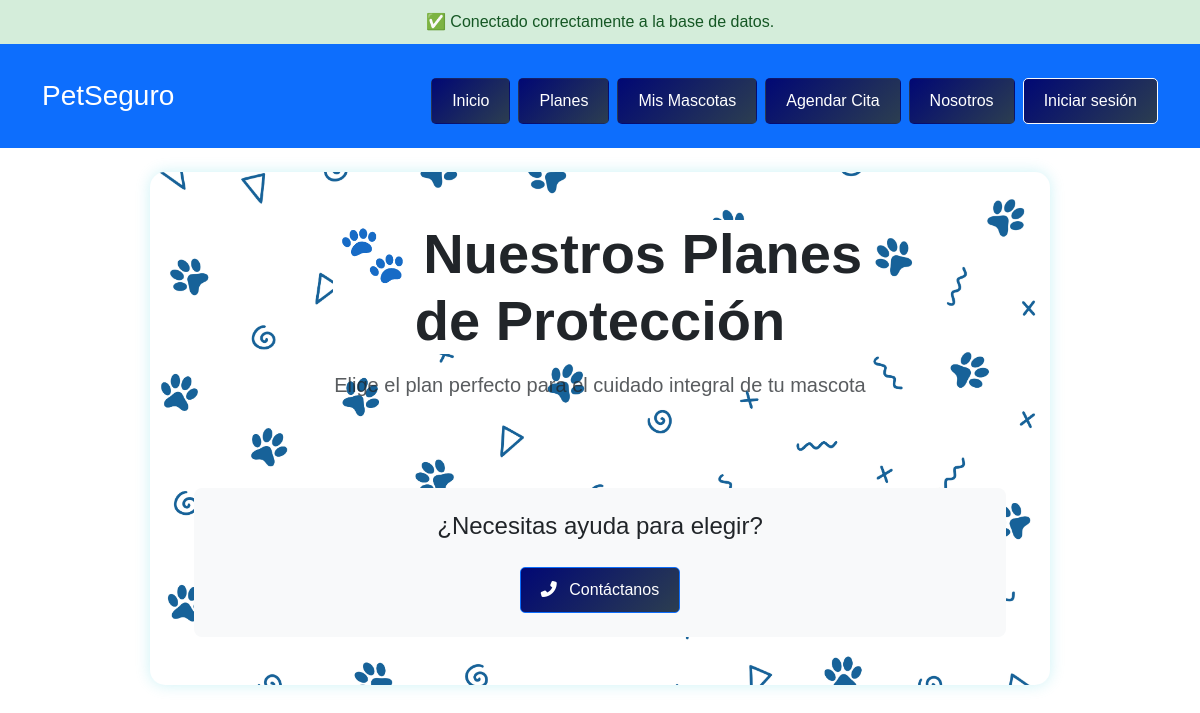
Before: /index.php?action=planes with the older database file.
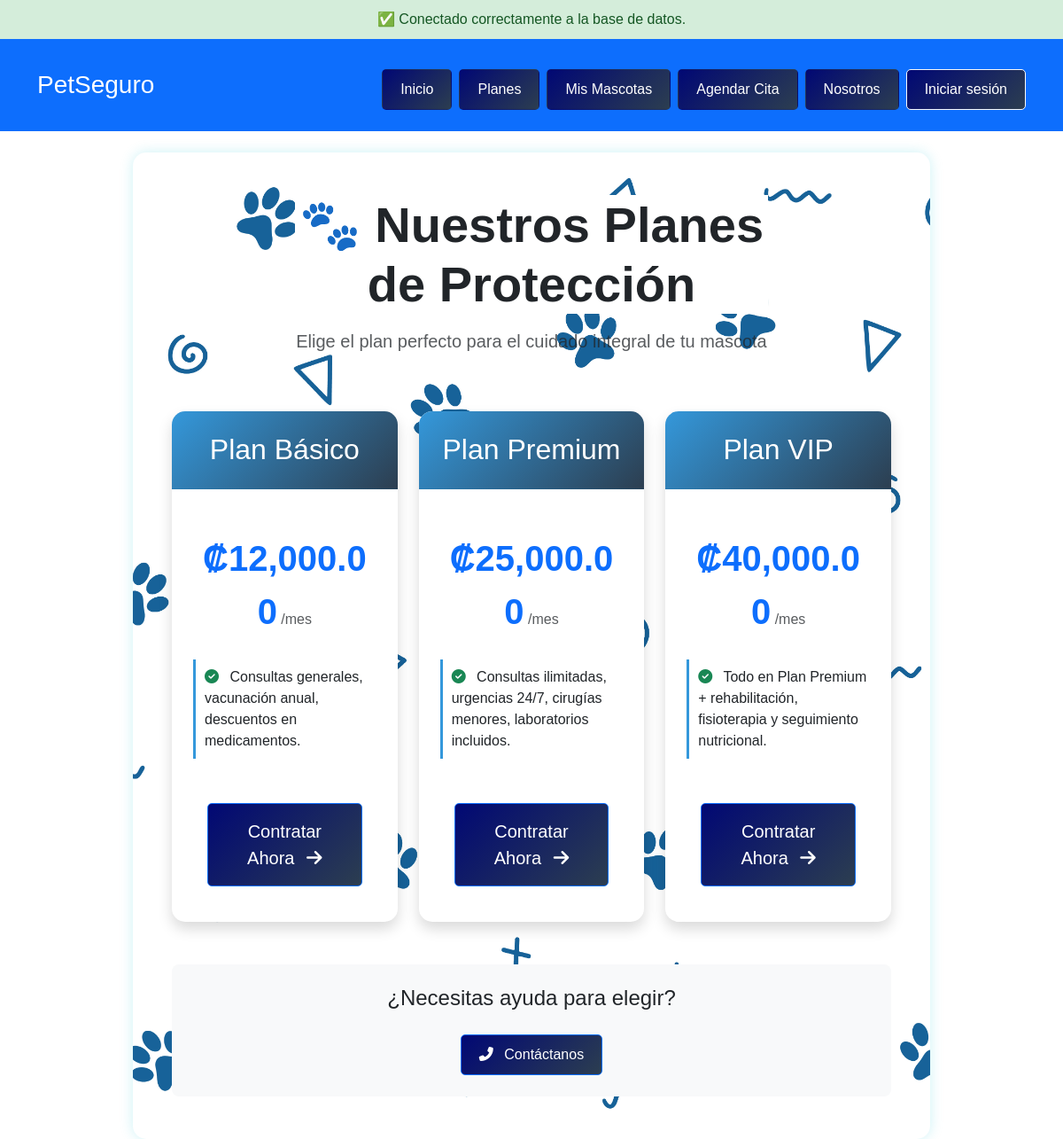
After: the same page with the newer database file.
### tables this page shows
CREATE TABLE plan (
    id_plan INT AUTO_INCREMENT PRIMARY KEY,
    nombre VARCHAR(100),
    precio_mensual DECIMAL(10, 2),
    cobertura TEXT
);

### app/models/Plan.php (called while the page is built, shortened)
<?php
class Plan extends Database {
    public function getAll() {
        $conn = self::connect();
        $stmt = $conn->query("SELECT id_plan, nombre, precio_mensual AS precio, cobertura AS descripcion FROM plan");
        return $stmt->fetchAll(PDO::FETCH_ASSOC);
    }
}
?>

### app/controllers/PlanController.php (called while the page is built, shortened)
<?php
require_once __DIR__ . '/../models/Plan.php';
class PlanController {
    public function getAllPlanes() {
        $plan = new Plan();
        return $plan->getAll();
    }
}
?>

### app/views/planes.php (the view, shortened to what this page needs)
<?php
include 'header.php';
$base_url = '/seguro_mascotas';?>
<!DOCTYPE html>
<html lang="es">
<head>
    <link href="https://cdn.jsdelivr.net/npm/bootstrap@5.3.3/dist/css/bootstrap.min.css" rel="stylesheet">
    <link rel="stylesheet" href="../../public/assets/css/styles.css">
    <link rel="stylesheet" href="https://cdnjs.cloudflare.com/ajax/libs/font-awesome/6.4.0/css/all.min.css">
</head>
<body>
<?php
$planController = new PlanController();
$planes = $planController->getAllPlanes();
?>
<main class="py-5" style="background-image: url('public/img/fondo5.jpg'); background-size: cover; background-position: center; background-repeat: no-repeat;">
    <div class="container">
        <div class="row justify-content-center mb-5">
            <div class="col-lg-8 text-center">
                <h1 class="display-4 fw-bold mb-3" style="background-color: #ffffff;">🐾 Nuestros Planes de Protección</h1>
                <p class="lead text-muted">Elige el plan perfecto para el cuidado integral de tu mascota</p>
            </div>
        </div>
        <div class="row g-4">
            <?php foreach ($planes as $plan): ?>
            <div class="col-md-4">
                <div class="plan-card card h-100 shadow">
                    <div class="plan-header card-header py-4">
                        <h3 class="h2 text-center mb-0"><?= htmlspecialchars($plan['nombre']) ?></h3>
                    </div>
                    <div class="card-body p-4">
                        <div class="text-center my-4">
                            <span class="price text-primary">₡<?= number_format($plan['precio'], 2) ?></span>
                            <span class="text-muted">/mes</span>
                        </div>
                        <ul class="list-unstyled mb-4">
                            <?php
                            $beneficios = preg_split('/\n|\r\n?|•/', $plan['descripcion']);
                            foreach ($beneficios as $beneficio):
                                if(trim($beneficio) != ''):
                            ?>
                            <li class="benefit-item py-2">
                                <i class="fas fa-check-circle text-success me-2"></i>
                                <?= htmlspecialchars(trim($beneficio)) ?>
                            </li>
                            <?php
                                endif;
                            endforeach;
                            ?>
                        </ul>
                        <div class="card-footer bg-transparent border-0 py-3">
                        <form action="<?= $base_url ?>/index.php?action=contratar" method="POST">
        <button type="submit" class="btn btn-primary btn-lg w-100 py-3">
            Contratar Ahora <i class="fas fa-arrow-right ms-2"></i>
        </button>
    </form>
</div>
</div>
                </div>
            </div>
            <?php endforeach; ?>
        </div>
        <div class="row mt-5">
            <div class="col-12 text-center">
                <div class="p-4 bg-light rounded-3">
                    <h3 class="h4 mb-3">¿Necesitas ayuda para elegir?</h3>
                    <a href="/seguro_mascotas/app/views/contacto.php" class="btn btn-outline-primary">
                        <i class="fas fa-phone-alt me-2"></i> Contáctanos
                    </a>
                </div>
            </div>
        </div>
    </div>
</main>
</body>
</html>

### index.php (shortened to what this page needs)
<?php
$action = $_GET['action'] ?? 'inicio';
switch ($action) {
    case 'planes':
        $controller = new PlanController();
        $planes = $controller->getAllPlanes();
        require 'app/views/planes.php';
        break;
}
?>

### app/views/header.php (shortened to what this page needs)
<?php
require_once __DIR__ . '/../../app/controllers/PlanController.php';
$conn = Database::connect();
if ($conn) {
    echo "<div style='background: #d4edda; color: #155724; padding: 10px; text-align:center;'>✅ Conectado correctamente a la base de datos.</div>";
}
?>
<!DOCTYPE html>
<html lang="es">
<head>
    <link rel="stylesheet" href="/seguro_mascotas/public/assets/css/contacto.css">
    <link href="https://cdn.jsdelivr.net/npm/bootstrap@5.3.3/dist/css/bootstrap.min.css" rel="stylesheet">
</head>
<body>
<header class="bg-primary text-white p-4 mb-4">
    <div class="container d-flex justify-content-between align-items-center">
        <h1 class="h3 mb-0">PetSeguro</h1>
        <nav class="d-flex align-items-center gap-2">
            <?php $base_url = "/seguro_mascotas"; ?>
            <a href="<?= $base_url ?>/index.php?action=inicio" class="btn text-white text-decoration-none">Inicio</a>
            <a href="<?= $base_url ?>/index.php?action=planes" class="btn text-white text-decoration-none">Planes</a>
            <a href="<?= $base_url ?>/index.php?action=mascotas" class="btn text-white text-decoration-none">Mis Mascotas</a>
            <a href="<?= $base_url ?>/index.php?action=agendar_cita" class="btn text-white text-decoration-none">Agendar Cita</a>
            <a href="<?= $base_url ?>/app/views/historia.php" class="btn text-white text-decoration-none">Nosotros</a>
            <?php if (isset($_SESSION['cliente'])): ?>
    <div class="dropdown">
        <button class="btn btn-light dropdown-toggle" type="button" id="dropdownPerfil" data-bs-toggle="dropdown">
            👤 <?= htmlspecialchars($_SESSION['cliente']['nombre']) ?>
        </button>
        <ul class="dropdown-menu dropdown-menu-end">
            <li><a class="dropdown-item" href="<?= $base_url ?>/index.php?action=perfil">Mis datos</a></li>
            <li><a class="dropdown-item" href="#">Historial de pagos</a></li>
            <li><hr class="dropdown-divider"></li>
            <li><a class="dropdown-item text-danger" href="<?= $base_url ?>/index.php?action=logout">Cerrar sesión</a></li>
        </ul>
    </div>
<?php else: ?>
    <a href="<?= $base_url ?>/index.php?action=login" class="btn btn-outline-light">Iniciar sesión</a>
<?php endif; ?>
        </nav>
    </div>
</header>

### public/assets/css/contacto.css (style rules this page uses)
body { font-family: 'Segoe UI', Tahoma, Geneva, Verdana, sans-serif; margin: 0; background-color: #f0faff; color: #333; }
header { background-color: #0270ff; color: white; padding: 1.5rem; text-align: center; }
header h1 { margin: 0; }
nav a { text-decoration: none; color: white; font-weight: bold; transition: color 0.3s; }
main { padding: 2rem; }

### public/assets/css/styles.css (style rules this page uses)
* { margin: 0; padding: 0; box-sizing: border-box; }
html, body { height: 100%; font-family: Arial, sans-serif; display: flex; flex-direction: column; }
header { background-color: #2C3E50; color: white; padding: 15px; text-align: center; }
main { max-width: 900px; margin: 0 auto; background: #ffffff; padding: 2rem; border-radius: 15px; box-shadow: 0 0 15px rgba(0, 188, 212, 0.2); }
.btn { display: inline-block; background: linear-gradient(135deg, #010874, #2c3e50); color: white; padding: 10px 20px; text-decoration: none; border-radius: 5px; margin-top: 10px; }

### app/views/planes.php (style rules this page uses)
.plan-card { transition: all 0.3s ease; border: none; border-radius: 15px; overflow: hidden; }
.plan-header { background: linear-gradient(135deg, #3498db, #2c3e50); color: white; }
.price { font-size: 2.5rem; font-weight: 700; }
.benefit-item { border-left: 3px solid #3498db; padding-left: 10px; margin-bottom: 8px; }

Changed rows visible on the page:
added plan: nombre "Plan Básico", precio_mensual "12,000.00", cobertura "Consultas generales, vacunación anual, descuentos en medicamentos."
added plan: nombre "Plan Premium", precio_mensual "25,000.00", cobertura "Consultas ilimitadas, urgencias 24/7, cirugías menores, laboratorios incluidos."
added plan: nombre "Plan VIP", precio_mensual "40,000.00", cobertura "Todo en Plan Premium + rehabilitación, fisioterapia y seguimiento nutricional."
